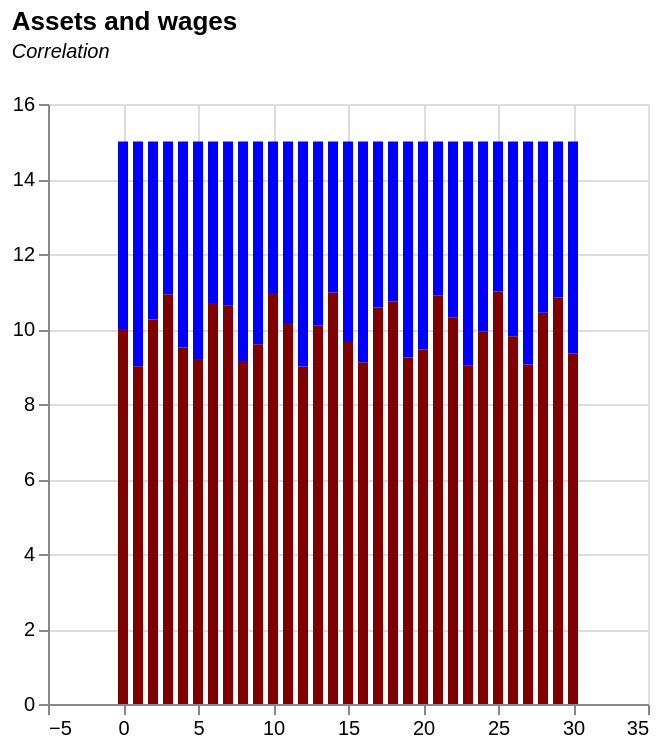

Express this chart as Vega-Lite.
### Vega-Lite specification from a JSON file in a GitHub repository (floating-point values rounded to 4 significant figures)
{"$schema": "https://vega.github.io/schema/vega-lite/v5.json", "title": {"text": "Assets and wages", "subtitle": ["Correlation", ""], "subtitleFontStyle": "italic", "subtitleFontSize": 10, "anchor": "start", "color": "black"}, "width": 300, "height": 300, "data": {"values": [{"year": "0", "riskFreeRate": "0.01", "discountFactor": "1", "bond1": "5", "bond2": "8", "bond3": "2", "PV_b1": "5", "PV_b2": "8", "PV_b3": "2", "cycles": "0", "wages": "10", "asset1": "5", "asset2": "5"}, {"year": "1", "riskFreeRate": "0.01", "discountFactor": "0.99009901", "bond1": "5", "bond2": "7.8", "bond3": "2.2", "PV_b1": "4.95049505", "PV_b2": "7.722772277", "PV_b3": "2.178217822", "cycles": "-0.991778853", "wages": "9.008221147", "asset1": "4.008221147", "asset2": "5.991778853"}, {"year": "2", "riskFreeRate": "0.01", "discountFactor": "0.980296049", "bond1": "5", "bond2": "7.6", "bond3": "2.4", "PV_b1": "4.901480247", "PV_b2": "7.450249975", "PV_b3": "2.352710519", "cycles": "0.253823363", "wages": "10.25382336", "asset1": "5.253823363", "asset2": "4.746176637"}, {"year": "3", "riskFreeRate": "0.01", "discountFactor": "0.970590148", "bond1": "5", "bond2": "7.4", "bond3": "2.6", "PV_b1": "4.85295074", "PV_b2": "7.182367095", "PV_b3": "2.523534385", "cycles": "0.926818505", "wages": "10.92681851", "asset1": "5.926818505", "asset2": "4.073181495"}, {"year": "4", "riskFreeRate": "0.01", "discountFactor": "0.960980344", "bond1": "5", "bond2": "7.2", "bond3": "2.8", "PV_b1": "4.804901722", "PV_b2": "6.91905848", "PV_b3": "2.690744965", "cycles": "-0.491021594", "wages": "9.508978406", "asset1": "4.508978406", "asset2": "5.491021594"}, {"year": "5", "riskFreeRate": "0.01", "discountFactor": "0.951465688", "bond1": "5", "bond2": "7", "bond3": "3", "PV_b1": "4.757328438", "PV_b2": "6.660259813", "PV_b3": "2.854397063", "cycles": "-0.801152636", "wages": "9.198847364", "asset1": "4.198847364", "asset2": "5.801152636"}, {"year": "6", "riskFreeRate": "0.01", "discountFactor": "0.942045235", "bond1": "5", "bond2": "6.8", "bond3": "3.2", "PV_b1": "4.710226176", "PV_b2": "6.4059076", "PV_b3": "3.014544753", "cycles": "0.696058488", "wages": "10.69605849", "asset1": "5.696058488", "asset2": "4.303941512"}, {"year": "7", "riskFreeRate": "0.01", "discountFactor": "0.932718055", "bond1": "5", "bond2": "6.6", "bond3": "3.4", "PV_b1": "4.663590274", "PV_b2": "6.155939161", "PV_b3": "3.171241386", "cycles": "0.623012211", "wages": "10.62301221", "asset1": "5.623012211", "asset2": "4.376987789"}, {"year": "8", "riskFreeRate": "0.01", "discountFactor": "0.923483222", "bond1": "5", "bond2": "6.4", "bond3": "3.6", "PV_b1": "4.617416112", "PV_b2": "5.910292624", "PV_b3": "3.324539601", "cycles": "-0.855504371", "wages": "9.144495629", "asset1": "4.144495629", "asset2": "5.855504371"}, {"year": "9", "riskFreeRate": "0.01", "discountFactor": "0.914339824", "bond1": "5", "bond2": "6.2", "bond3": "3.8", "PV_b1": "4.571699121", "PV_b2": "5.66890691", "PV_b3": "3.474491332", "cycles": "-0.404065219", "wages": "9.595934781", "asset1": "4.595934781", "asset2": "5.404065219"}, {"year": "10", "riskFreeRate": "0.01", "discountFactor": "0.905286955", "bond1": "5", "bond2": "6", "bond3": "4", "PV_b1": "4.526434773", "PV_b2": "5.431721728", "PV_b3": "3.621147819", "cycles": "0.958915723", "wages": "10.95891572", "asset1": "5.958915723", "asset2": "4.041084277"}, {"year": "11", "riskFreeRate": "0.01", "discountFactor": "0.896323718", "bond1": "5", "bond2": "5.8", "bond3": "4.2", "PV_b1": "4.481618588", "PV_b2": "5.198677562", "PV_b3": "3.764559614", "cycles": "0.158652431", "wages": "10.15865243", "asset1": "5.158652431", "asset2": "4.841347569"}, {"year": "12", "riskFreeRate": "0.01", "discountFactor": "0.887449225", "bond1": "5", "bond2": "5.6", "bond3": "4.4", "PV_b1": "4.437246126", "PV_b2": "4.969715661", "PV_b3": "3.904776591", "cycles": "-0.999519224", "wages": "9.000480776", "asset1": "4.000480776", "asset2": "5.999519224"}, {"year": "13", "riskFreeRate": "0.01", "discountFactor": "0.878662599", "bond1": "5", "bond2": "5.4", "bond3": "4.6", "PV_b1": "4.393312996", "PV_b2": "4.744778036", "PV_b3": "4.041847957", "cycles": "0.097151904", "wages": "10.0971519", "asset1": "5.097151904", "asset2": "4.902848096"}, {"year": "14", "riskFreeRate": "0.01", "discountFactor": "0.86996297", "bond1": "5", "bond2": "5.2", "bond3": "4.8", "PV_b1": "4.349814848", "PV_b2": "4.523807442", "PV_b3": "4.175822254", "cycles": "0.974655392", "wages": "10.97465539", "asset1": "5.974655392", "asset2": "4.025344608"}, {"year": "15", "riskFreeRate": "0.01", "discountFactor": "0.861349475", "bond1": "5", "bond2": "5", "bond3": "5", "PV_b1": "4.306747374", "PV_b2": "4.306747374", "PV_b3": "4.306747374", "cycles": "-0.346592904", "wages": "9.653407096", "asset1": "4.653407096", "asset2": "5.346592904"}, {"year": "16", "riskFreeRate": "0.01", "discountFactor": "0.852821262", "bond1": "5", "bond2": "4.8", "bond3": "5.2", "PV_b1": "4.264106311", "PV_b2": "4.093542059", "PV_b3": "4.434670563", "cycles": "-0.885952778", "wages": "9.114047222", "asset1": "4.114047222", "asset2": "5.885952778"}, {"year": "17", "riskFreeRate": "0.01", "discountFactor": "0.844377487", "bond1": "5", "bond2": "4.6", "bond3": "5.4", "PV_b1": "4.221887437", "PV_b2": "3.884136442", "PV_b3": "4.559638432", "cycles": "0.573332477", "wages": "10.57333248", "asset1": "5.573332477", "asset2": "4.426667523"}, {"year": "18", "riskFreeRate": "0.01", "discountFactor": "0.836017314", "bond1": "5", "bond2": "4.4", "bond3": "5.6", "PV_b1": "4.180086571", "PV_b2": "3.678476182", "PV_b3": "4.681696959", "cycles": "0.7392213", "wages": "10.7392213", "asset1": "5.7392213", "asset2": "4.2607787"}, {"year": "19", "riskFreeRate": "0.01", "discountFactor": "0.827739915", "bond1": "5", "bond2": "4.2", "bond3": "5.8", "PV_b1": "4.138699575", "PV_b2": "3.476507643", "PV_b3": "4.800891507", "cycles": "-0.762519447", "wages": "9.237480553", "asset1": "4.237480553", "asset2": "5.762519447"}, {"year": "20", "riskFreeRate": "0.01", "discountFactor": "0.81954447", "bond1": "5", "bond2": "4", "bond3": "6", "PV_b1": "4.097722352", "PV_b2": "3.278177881", "PV_b3": "4.917266822", "cycles": "-0.544071696", "wages": "9.455928304", "asset1": "4.455928304", "asset2": "5.544071696"}, {"year": "21", "riskFreeRate": "0.01", "discountFactor": "0.811430169", "bond1": "5", "bond2": "3.8", "bond3": "6.2", "PV_b1": "4.057150843", "PV_b2": "3.083434641", "PV_b3": "5.030867046", "cycles": "0.901762291", "wages": "10.90176229", "asset1": "5.901762291", "asset2": "4.098237709"}, {"year": "22", "riskFreeRate": "0.01", "discountFactor": "0.803396207", "bond1": "5", "bond2": "3.6", "bond3": "6.4", "PV_b1": "4.016981033", "PV_b2": "2.892226344", "PV_b3": "5.141735722", "cycles": "0.313286037", "wages": "10.31328604", "asset1": "5.313286037", "asset2": "4.686713963"}, {"year": "23", "riskFreeRate": "0.01", "discountFactor": "0.795441789", "bond1": "5", "bond2": "3.4", "bond3": "6.6", "PV_b1": "3.977208943", "PV_b2": "2.704502082", "PV_b3": "5.249915805", "cycles": "-0.981940765", "wages": "9.018059235", "asset1": "4.018059235", "asset2": "5.981940765"}, {"year": "24", "riskFreeRate": "0.01", "discountFactor": "0.787566127", "bond1": "5", "bond2": "3.2", "bond3": "6.8", "PV_b1": "3.937830637", "PV_b2": "2.520211608", "PV_b3": "5.355449666", "cycles": "-0.06198051", "wages": "9.93801949", "asset1": "4.93801949", "asset2": "5.06198051"}, {"year": "25", "riskFreeRate": "0.01", "discountFactor": "0.779768443", "bond1": "5", "bond2": "3", "bond3": "7", "PV_b1": "3.898842215", "PV_b2": "2.339305329", "PV_b3": "5.458379101", "cycles": "0.997803274", "wages": "10.99780327", "asset1": "5.997803274", "asset2": "4.002196726"}, {"year": "26", "riskFreeRate": "0.01", "discountFactor": "0.772047963", "bond1": "5", "bond2": "2.8", "bond3": "7.2", "PV_b1": "3.860239817", "PV_b2": "2.161734297", "PV_b3": "5.558745336", "cycles": "-0.193384667", "wages": "9.806615333", "asset1": "4.806615333", "asset2": "5.193384667"}, {"year": "27", "riskFreeRate": "0.01", "discountFactor": "0.764403924", "bond1": "5", "bond2": "2.6", "bond3": "7.4", "PV_b1": "3.822019621", "PV_b2": "1.987450203", "PV_b3": "5.656589038", "cycles": "-0.948310843", "wages": "9.051689157", "asset1": "4.051689157", "asset2": "5.948310843"}, {"year": "28", "riskFreeRate": "0.01", "discountFactor": "0.756835568", "bond1": "5", "bond2": "2.4", "bond3": "7.6", "PV_b1": "3.784177842", "PV_b2": "1.816405364", "PV_b3": "5.75195032", "cycles": "0.436083376", "wages": "10.43608338", "asset1": "5.436083376", "asset2": "4.563916624"}, {"year": "29", "riskFreeRate": "0.01", "discountFactor": "0.749342147", "bond1": "5", "bond2": "2.2", "bond3": "7.8", "PV_b1": "3.746710735", "PV_b2": "1.648552723", "PV_b3": "5.844868746", "cycles": "0.836705168", "wages": "10.83670517", "asset1": "5.836705168", "asset2": "4.163294832"}, {"year": "30", "riskFreeRate": "0.01", "discountFactor": "0.741922918", "bond1": "5", "bond2": "2", "bond3": "8", "PV_b1": "3.709614589", "PV_b2": "1.483845836", "PV_b3": "5.935383342", "cycles": "-0.650219137", "wages": "9.349780863", "asset1": "4.349780863", "asset2": "5.650219137"}, {"year": "0", "riskFreeRate": "0.03", "discountFactor": "1", "bond1": "5", "bond2": "8", "bond3": "2", "PV_b1": "5", "PV_b2": "8", "PV_b3": "2", "cycles": "0", "wages": "", "asset1": "", "asset2": ""}, {"year": "1", "riskFreeRate": "0.03", "discountFactor": "0.970873786", "bond1": "5", "bond2": "7.8", "bond3": "2.2", "PV_b1": "4.854368932", "PV_b2": "7.572815534", "PV_b3": "2.13592233", "cycles": "-0.991778853", "wages": "", "asset1": "", "asset2": ""}, {"year": "2", "riskFreeRate": "0.03", "discountFactor": "0.942595909", "bond1": "5", "bond2": "7.6", "bond3": "2.4", "PV_b1": "4.712979546", "PV_b2": "7.163728909", "PV_b3": "2.262230182", "cycles": "0.253823363", "wages": "", "asset1": "", "asset2": ""}, {"year": "3", "riskFreeRate": "0.03", "discountFactor": "0.915141659", "bond1": "5", "bond2": "7.4", "bond3": "2.6", "PV_b1": "4.575708297", "PV_b2": "6.772048279", "PV_b3": "2.379368314", "cycles": "0.926818505", "wages": "", "asset1": "", "asset2": ""}, {"year": "4", "riskFreeRate": "0.03", "discountFactor": "0.888487048", "bond1": "5", "bond2": "7.2", "bond3": "2.8", "PV_b1": "4.44243524", "PV_b2": "6.397106745", "PV_b3": "2.487763734", "cycles": "-0.491021594", "wages": "", "asset1": "", "asset2": ""}, {"year": "5", "riskFreeRate": "0.03", "discountFactor": "0.862608784", "bond1": "5", "bond2": "7", "bond3": "3", "PV_b1": "4.313043922", "PV_b2": "6.038261491", "PV_b3": "2.587826353", "cycles": "-0.801152636", "wages": "", "asset1": "", "asset2": ""}, {"year": "6", "riskFreeRate": "0.03", "discountFactor": "0.837484257", "bond1": "5", "bond2": "6.8", "bond3": "3.2", "PV_b1": "4.187421283", "PV_b2": "5.694892945", "PV_b3": "2.679949621", "cycles": "0.696058488", "wages": "", "asset1": "", "asset2": ""}, {"year": "7", "riskFreeRate": "0.03", "discountFactor": "0.813091511", "bond1": "5", "bond2": "6.6", "bond3": "3.4", "PV_b1": "4.065457557", "PV_b2": "5.366403975", "PV_b3": "2.764511139", "cycles": "0.623012211", "wages": "", "asset1": "", "asset2": ""}, {"year": "8", "riskFreeRate": "0.03", "discountFactor": "0.789409234", "bond1": "5", "bond2": "6.4", "bond3": "3.6", "PV_b1": "3.947046172", "PV_b2": "5.0522191", "PV_b3": "2.841873244", "cycles": "-0.855504371", "wages": "", "asset1": "", "asset2": ""}, {"year": "9", "riskFreeRate": "0.03", "discountFactor": "0.766416732", "bond1": "5", "bond2": "6.2", "bond3": "3.8", "PV_b1": "3.832083662", "PV_b2": "4.751783741", "PV_b3": "2.912383583", "cycles": "-0.404065219", "wages": "", "asset1": "", "asset2": ""}, {"year": "10", "riskFreeRate": "0.03", "discountFactor": "0.744093915", "bond1": "5", "bond2": "6", "bond3": "4", "PV_b1": "3.720469574", "PV_b2": "4.464563489", "PV_b3": "2.97637566", "cycles": "0.958915723", "wages": "", "asset1": "", "asset2": ""}, {"year": "11", "riskFreeRate": "0.03", "discountFactor": "0.722421277", "bond1": "5", "bond2": "5.8", "bond3": "4.2", "PV_b1": "3.612106383", "PV_b2": "4.190043404", "PV_b3": "3.034169362", "cycles": "0.158652431", "wages": "", "asset1": "", "asset2": ""}, {"year": "12", "riskFreeRate": "0.03", "discountFactor": "0.70137988", "bond1": "5", "bond2": "5.6", "bond3": "4.4", "PV_b1": "3.506899401", "PV_b2": "3.927727329", "PV_b3": "3.086071473", "cycles": "-0.999519224", "wages": "", "asset1": "", "asset2": ""}, {"year": "13", "riskFreeRate": "0.03", "discountFactor": "0.68095134", "bond1": "5", "bond2": "5.4", "bond3": "4.6", "PV_b1": "3.4047567", "PV_b2": "3.677137236", "PV_b3": "3.132376164", "cycles": "0.097151904", "wages": "", "asset1": "", "asset2": ""}, {"year": "14", "riskFreeRate": "0.03", "discountFactor": "0.661117806", "bond1": "5", "bond2": "5.2", "bond3": "4.8", "PV_b1": "3.305589029", "PV_b2": "3.43781259", "PV_b3": "3.173365468", "cycles": "0.974655392", "wages": "", "asset1": "", "asset2": ""}, {"year": "15", "riskFreeRate": "0.03", "discountFactor": "0.641861947", "bond1": "5", "bond2": "5", "bond3": "5", "PV_b1": "3.209309737", "PV_b2": "3.209309737", "PV_b3": "3.209309737", "cycles": "-0.346592904", "wages": "", "asset1": "", "asset2": ""}, {"year": "16", "riskFreeRate": "0.03", "discountFactor": "0.623166939", "bond1": "5", "bond2": "4.8", "bond3": "5.2", "PV_b1": "3.115834696", "PV_b2": "2.991201308", "PV_b3": "3.240468084", "cycles": "-0.885952778", "wages": "", "asset1": "", "asset2": ""}, {"year": "17", "riskFreeRate": "0.03", "discountFactor": "0.605016446", "bond1": "5", "bond2": "4.6", "bond3": "5.4", "PV_b1": "3.025082229", "PV_b2": "2.783075651", "PV_b3": "3.267088808", "cycles": "0.573332477", "wages": "", "asset1": "", "asset2": ""}, {"year": "18", "riskFreeRate": "0.03", "discountFactor": "0.587394608", "bond1": "5", "bond2": "4.4", "bond3": "5.6", "PV_b1": "2.936973038", "PV_b2": "2.584536274", "PV_b3": "3.289409803", "cycles": "0.7392213", "wages": "", "asset1": "", "asset2": ""}, {"year": "19", "riskFreeRate": "0.03", "discountFactor": "0.570286027", "bond1": "5", "bond2": "4.2", "bond3": "5.8", "PV_b1": "2.851430134", "PV_b2": "2.395201313", "PV_b3": "3.307658956", "cycles": "-0.762519447", "wages": "", "asset1": "", "asset2": ""}, {"year": "20", "riskFreeRate": "0.03", "discountFactor": "0.553675754", "bond1": "5", "bond2": "4", "bond3": "6", "PV_b1": "2.768378771", "PV_b2": "2.214703017", "PV_b3": "3.322054525", "cycles": "-0.544071696", "wages": "", "asset1": "", "asset2": ""}, {"year": "21", "riskFreeRate": "0.03", "discountFactor": "0.537549276", "bond1": "5", "bond2": "3.8", "bond3": "6.2", "PV_b1": "2.68774638", "PV_b2": "2.042687248", "PV_b3": "3.332805511", "cycles": "0.901762291", "wages": "", "asset1": "", "asset2": ""}, {"year": "22", "riskFreeRate": "0.03", "discountFactor": "0.521892501", "bond1": "5", "bond2": "3.6", "bond3": "6.4", "PV_b1": "2.609462504", "PV_b2": "1.878813003", "PV_b3": "3.340112006", "cycles": "0.313286037", "wages": "", "asset1": "", "asset2": ""}, {"year": "23", "riskFreeRate": "0.03", "discountFactor": "0.506691748", "bond1": "5", "bond2": "3.4", "bond3": "6.6", "PV_b1": "2.533458742", "PV_b2": "1.722751945", "PV_b3": "3.34416554", "cycles": "-0.981940765", "wages": "", "asset1": "", "asset2": ""}, {"year": "24", "riskFreeRate": "0.03", "discountFactor": "0.491933736", "bond1": "5", "bond2": "3.2", "bond3": "6.8", "PV_b1": "2.459668682", "PV_b2": "1.574187956", "PV_b3": "3.345149407", "cycles": "-0.06198051", "wages": "", "asset1": "", "asset2": ""}, {"year": "25", "riskFreeRate": "0.03", "discountFactor": "0.477605569", "bond1": "5", "bond2": "3", "bond3": "7", "PV_b1": "2.388027846", "PV_b2": "1.432816708", "PV_b3": "3.343238985", "cycles": "0.997803274", "wages": "", "asset1": "", "asset2": ""}, {"year": "26", "riskFreeRate": "0.03", "discountFactor": "0.463694727", "bond1": "5", "bond2": "2.8", "bond3": "7.2", "PV_b1": "2.318473637", "PV_b2": "1.298345237", "PV_b3": "3.338602038", "cycles": "-0.193384667", "wages": "", "asset1": "", "asset2": ""}, {"year": "27", "riskFreeRate": "0.03", "discountFactor": "0.450189056", "bond1": "5", "bond2": "2.6", "bond3": "7.4", "PV_b1": "2.250945279", "PV_b2": "1.170491545", "PV_b3": "3.331399013", "cycles": "-0.948310843", "wages": "", "asset1": "", "asset2": ""}, {"year": "28", "riskFreeRate": "0.03", "discountFactor": "0.437076753", "bond1": "5", "bond2": "2.4", "bond3": "7.6", "PV_b1": "2.185383766", "PV_b2": "1.048984208", "PV_b3": "3.321783324", "cycles": "0.436083376", "wages": "", "asset1": "", "asset2": ""}, {"year": "29", "riskFreeRate": "0.03", "discountFactor": "0.424346362", "bond1": "5", "bond2": "2.2", "bond3": "7.8", "PV_b1": "2.121731812", "PV_b2": "0.933561997", "PV_b3": "3.309901626", "cycles": "0.836705168", "wages": "", "asset1": "", "asset2": ""}, {"year": "30", "riskFreeRate": "0.03", "discountFactor": "0.41198676", "bond1": "5", "bond2": "2", "bond3": "8", "PV_b1": "2.059933798", "PV_b2": "0.823973519", "PV_b3": "3.295894076", "cycles": "-0.650219137", "wages": "", "asset1": "", "asset2": ""}, {"year": "0", "riskFreeRate": "0.1", "discountFactor": "1", "bond1": "5", "bond2": "8", "bond3": "2", "PV_b1": "5", "PV_b2": "8", "PV_b3": "2", "cycles": "0", "wages": "", "asset1": "", "asset2": ""}, {"year": "1", "riskFreeRate": "0.1", "discountFactor": "0.909090909", "bond1": "5", "bond2": "7.8", "bond3": "2.2", "PV_b1": "4.545454545", "PV_b2": "7.090909091", "PV_b3": "2", "cycles": "-0.991778853", "wages": "", "asset1": "", "asset2": ""}, {"year": "2", "riskFreeRate": "0.1", "discountFactor": "0.826446281", "bond1": "5", "bond2": "7.6", "bond3": "2.4", "PV_b1": "4.132231405", "PV_b2": "6.280991736", "PV_b3": "1.983471074", "cycles": "0.253823363", "wages": "", "asset1": "", "asset2": ""}, {"year": "3", "riskFreeRate": "0.1", "discountFactor": "0.751314801", "bond1": "5", "bond2": "7.4", "bond3": "2.6", "PV_b1": "3.756574005", "PV_b2": "5.559729527", "PV_b3": "1.953418482", "cycles": "0.926818505", "wages": "", "asset1": "", "asset2": ""}, {"year": "4", "riskFreeRate": "0.1", "discountFactor": "0.683013455", "bond1": "5", "bond2": "7.2", "bond3": "2.8", "PV_b1": "3.415067277", "PV_b2": "4.917696879", "PV_b3": "1.912437675", "cycles": "-0.491021594", "wages": "", "asset1": "", "asset2": ""}, {"year": "5", "riskFreeRate": "0.1", "discountFactor": "0.620921323", "bond1": "5", "bond2": "7", "bond3": "3", "PV_b1": "3.104606615", "PV_b2": "4.346449261", "PV_b3": "1.862763969", "cycles": "-0.801152636", "wages": "", "asset1": "", "asset2": ""}, {"year": "6", "riskFreeRate": "0.1", "discountFactor": "0.56447393", "bond1": "5", "bond2": "6.8", "bond3": "3.2", "PV_b1": "2.82236965", "PV_b2": "3.838422724", "PV_b3": "1.806316576", "cycles": "0.696058488", "wages": "", "asset1": "", "asset2": ""}, {"year": "7", "riskFreeRate": "0.1", "discountFactor": "0.513158118", "bond1": "5", "bond2": "6.6", "bond3": "3.4", "PV_b1": "2.565790591", "PV_b2": "3.38684358", "PV_b3": "1.744737602", "cycles": "0.623012211", "wages": "", "asset1": "", "asset2": ""}, {"year": "8", "riskFreeRate": "0.1", "discountFactor": "0.46650738", "bond1": "5", "bond2": "6.4", "bond3": "3.6", "PV_b1": "2.332536901", "PV_b2": "2.985647233", "PV_b3": "1.679426569", "cycles": "-0.855504371", "wages": "", "asset1": "", "asset2": ""}, {"year": "9", "riskFreeRate": "0.1", "discountFactor": "0.424097618", "bond1": "5", "bond2": "6.2", "bond3": "3.8", "PV_b1": "2.120488092", "PV_b2": "2.629405234", "PV_b3": "1.61157095", "cycles": "-0.404065219", "wages": "", "asset1": "", "asset2": ""}, {"year": "10", "riskFreeRate": "0.1", "discountFactor": "0.385543289", "bond1": "5", "bond2": "6", "bond3": "4", "PV_b1": "1.927716447", "PV_b2": "2.313259737", "PV_b3": "1.542173158", "cycles": "0.958915723", "wages": "", "asset1": "", "asset2": ""}, {"year": "11", "riskFreeRate": "0.1", "discountFactor": "0.350493899", "bond1": "5", "bond2": "5.8", "bond3": "4.2", "PV_b1": "1.752469497", "PV_b2": "2.032864617", "PV_b3": "1.472074378", "cycles": "0.158652431", "wages": "", "asset1": "", "asset2": ""}, {"year": "12", "riskFreeRate": "0.1", "discountFactor": "0.318630818", "bond1": "5", "bond2": "5.6", "bond3": "4.4", "PV_b1": "1.593154089", "PV_b2": "1.784332579", "PV_b3": "1.401975598", "cycles": "-0.999519224", "wages": "", "asset1": "", "asset2": ""}, {"year": "13", "riskFreeRate": "0.1", "discountFactor": "0.28966438", "bond1": "5", "bond2": "5.4", "bond3": "4.6", "PV_b1": "1.448321899", "PV_b2": "1.564187651", "PV_b3": "1.332456147", "cycles": "0.097151904", "wages": "", "asset1": "", "asset2": ""}, {"year": "14", "riskFreeRate": "0.1", "discountFactor": "0.263331254", "bond1": "5", "bond2": "5.2", "bond3": "4.8", "PV_b1": "1.316656272", "PV_b2": "1.369322522", "PV_b3": "1.263990021", "cycles": "0.974655392", "wages": "", "asset1": "", "asset2": ""}, {"year": "15", "riskFreeRate": "0.1", "discountFactor": "0.239392049", "bond1": "5", "bond2": "5", "bond3": "5", "PV_b1": "1.196960247", "PV_b2": "1.196960247", "PV_b3": "1.196960247", "cycles": "-0.346592904", "wages": "", "asset1": "", "asset2": ""}, {"year": "16", "riskFreeRate": "0.1", "discountFactor": "0.217629136", "bond1": "5", "bond2": "4.8", "bond3": "5.2", "PV_b1": "1.088145679", "PV_b2": "1.044619852", "PV_b3": "1.131671506", "cycles": "-0.885952778", "wages": "", "asset1": "", "asset2": ""}, {"year": "17", "riskFreeRate": "0.1", "discountFactor": "0.197844669", "bond1": "5", "bond2": "4.6", "bond3": "5.4", "PV_b1": "0.989223345", "PV_b2": "0.910085477", "PV_b3": "1.068361212", "cycles": "0.573332477", "wages": "", "asset1": "", "asset2": ""}, {"year": "18", "riskFreeRate": "0.1", "discountFactor": "0.17985879", "bond1": "5", "bond2": "4.4", "bond3": "5.6", "PV_b1": "0.89929395", "PV_b2": "0.791378676", "PV_b3": "1.007209223", "cycles": "0.7392213", "wages": "", "asset1": "", "asset2": ""}, {"year": "19", "riskFreeRate": "0.1", "discountFactor": "0.163507991", "bond1": "5", "bond2": "4.2", "bond3": "5.8", "PV_b1": "0.817539954", "PV_b2": "0.686733561", "PV_b3": "0.948346347", "cycles": "-0.762519447", "wages": "", "asset1": "", "asset2": ""}, {"year": "20", "riskFreeRate": "0.1", "discountFactor": "0.148643628", "bond1": "5", "bond2": "4", "bond3": "6", "PV_b1": "0.74321814", "PV_b2": "0.594574512", "PV_b3": "0.891861768", "cycles": "-0.544071696", "wages": "", "asset1": "", "asset2": ""}, {"year": "21", "riskFreeRate": "0.1", "discountFactor": "0.135130571", "bond1": "5", "bond2": "3.8", "bond3": "6.2", "PV_b1": "0.675652855", "PV_b2": "0.51349617", "PV_b3": "0.83780954", "cycles": "0.901762291", "wages": "", "asset1": "", "asset2": ""}, {"year": "22", "riskFreeRate": "0.1", "discountFactor": "0.122845974", "bond1": "5", "bond2": "3.6", "bond3": "6.4", "PV_b1": "0.614229868", "PV_b2": "0.442245505", "PV_b3": "0.786214231", "cycles": "0.313286037", "wages": "", "asset1": "", "asset2": ""}, {"year": "23", "riskFreeRate": "0.1", "discountFactor": "0.111678158", "bond1": "5", "bond2": "3.4", "bond3": "6.6", "PV_b1": "0.558390789", "PV_b2": "0.379705737", "PV_b3": "0.737075841", "cycles": "-0.981940765", "wages": "", "asset1": "", "asset2": ""}, {"year": "24", "riskFreeRate": "0.1", "discountFactor": "0.101525598", "bond1": "5", "bond2": "3.2", "bond3": "6.8", "PV_b1": "0.50762799", "PV_b2": "0.324881914", "PV_b3": "0.690374066", "cycles": "-0.06198051", "wages": "", "asset1": "", "asset2": ""}, {"year": "25", "riskFreeRate": "0.1", "discountFactor": "0.092295998", "bond1": "5", "bond2": "3", "bond3": "7", "PV_b1": "0.461479991", "PV_b2": "0.276887995", "PV_b3": "0.646071987", "cycles": "0.997803274", "wages": "", "asset1": "", "asset2": ""}, {"year": "26", "riskFreeRate": "0.1", "discountFactor": "0.083905453", "bond1": "5", "bond2": "2.8", "bond3": "7.2", "PV_b1": "0.419527264", "PV_b2": "0.234935268", "PV_b3": "0.604119261", "cycles": "-0.193384667", "wages": "", "asset1": "", "asset2": ""}, {"year": "27", "riskFreeRate": "0.1", "discountFactor": "0.076277684", "bond1": "5", "bond2": "2.6", "bond3": "7.4", "PV_b1": "0.381388422", "PV_b2": "0.19832198", "PV_b3": "0.564454865", "cycles": "-0.948310843", "wages": "", "asset1": "", "asset2": ""}, {"year": "28", "riskFreeRate": "0.1", "discountFactor": "0.069343349", "bond1": "5", "bond2": "2.4", "bond3": "7.6", "PV_b1": "0.346716747", "PV_b2": "0.166424039", "PV_b3": "0.527009456", "cycles": "0.436083376", "wages": "", "asset1": "", "asset2": ""}, {"year": "29", "riskFreeRate": "0.1", "discountFactor": "0.063039409", "bond1": "5", "bond2": "2.2", "bond3": "7.8", "PV_b1": "0.315197043", "PV_b2": "0.138686699", "PV_b3": "0.491707387", "cycles": "0.836705168", "wages": "", "asset1": "", "asset2": ""}, {"year": "30", "riskFreeRate": "0.1", "discountFactor": "0.057308553", "bond1": "5", "bond2": "2", "bond3": "8", "PV_b1": "0.286542767", "PV_b2": "0.114617107", "PV_b3": "0.458468426", "cycles": "-0.650219137", "wages": "", "asset1": "", "asset2": ""}]}, "transform": [{"fold": ["wages", "asset2"], "as": ["asset", "value"]}], "mark": {"type": "bar"}, "encoding": {"x": {"field": "year", "type": "quantitative", "title": null}, "y": {"field": "value", "type": "quantitative", "stack": true, "title": null}, "color": {"field": "asset", "legend": null, "scale": {"range": ["blue", "rgb(128,0,0)"]}}}}
